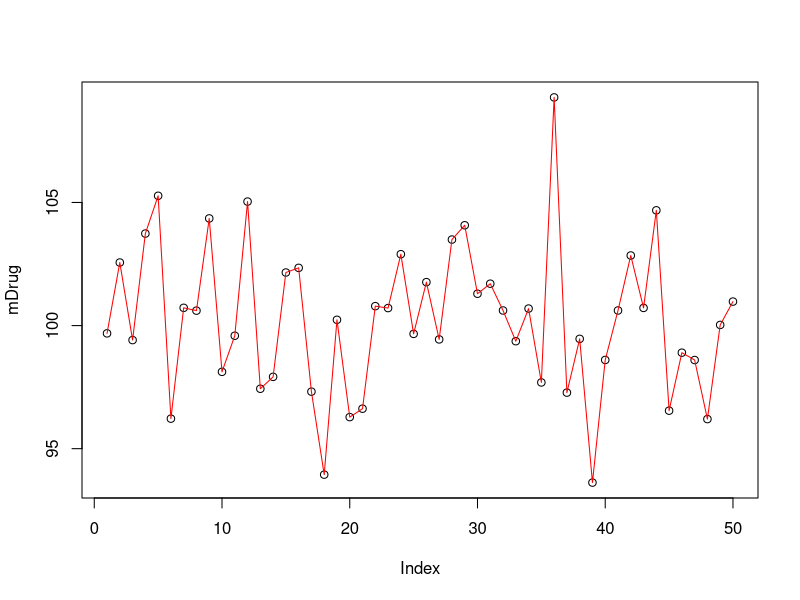

This figure's R source:
#Simulation 1- Not using descriptive stats to generalize

#Generate a random population 
Pop <- rnorm(100000,100,15)

#Sample 1
Drug <- sample(Pop, 30)

#Placebo sample - pill with no effect 
Placebo <- sample(Pop, 30)

# IF you check the means they are different from the population
# If you use descriptive stats you might say placebo is better
mean(Drug)
mean(Placebo)

# How about we do it multiple times

# A list of averages
mDrug <- c()
mPlacebo <- c()

for (i in 1:50){
  Drug <- sample(Pop, 30)
  
  #Placebo sample - pill with no effect 
  Placebo <- sample(Pop, 30)
  
  #Add the averages to the list
  mDrug[i] <- mean(Placebo)
  mPlacebo[i] <- mean(Drug)
}

# Now lets see what happens, we can just plot the graph
plot(mDrug)
lines(mDrug, col = "red")
